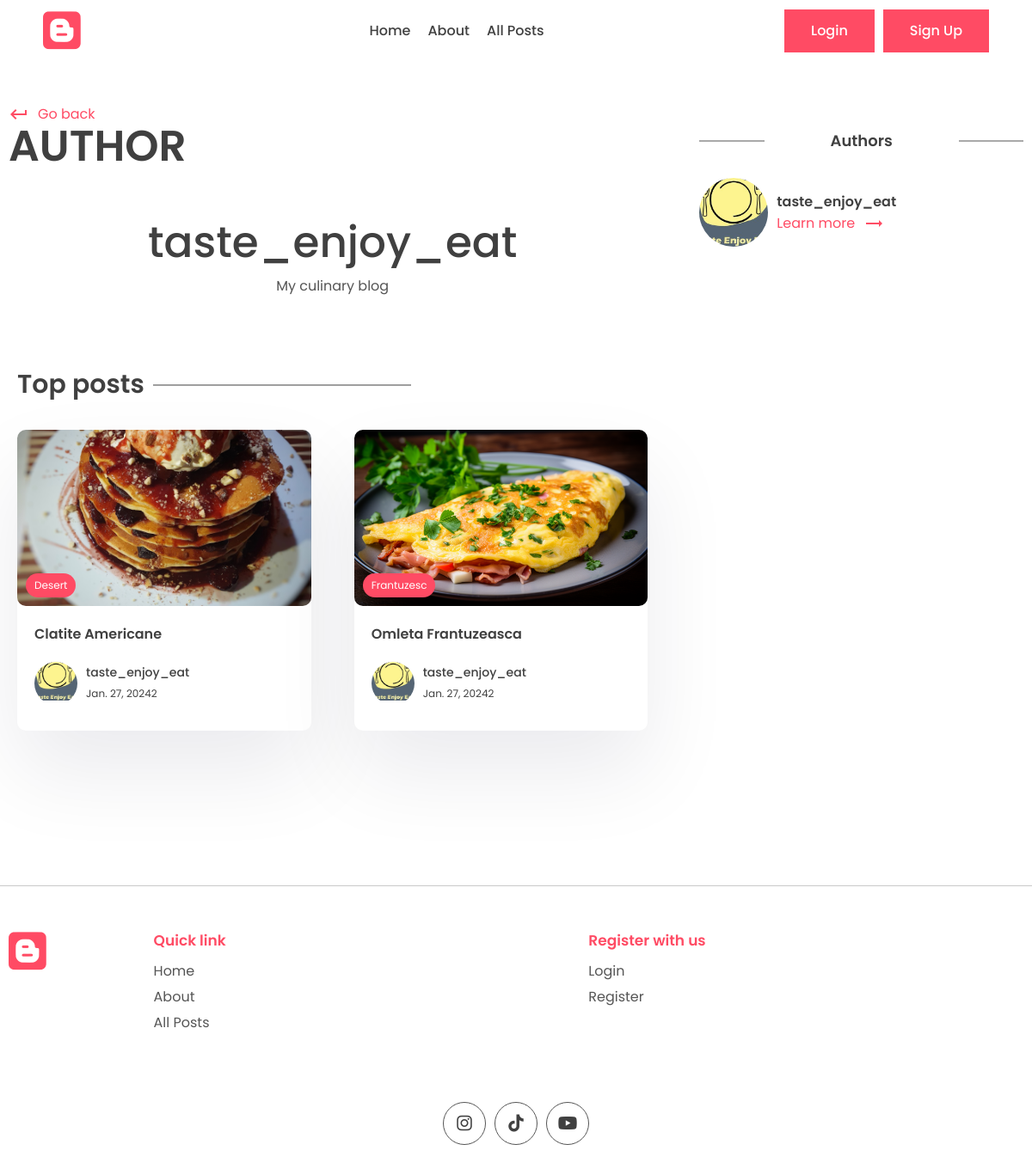
/author/taste_enjoy_eat, run on the app's committed database.
### app/models.py (models this page shows, shortened)
class Profile(models.Model):
    user = models.OneToOneField(User, on_delete=models.CASCADE)
    profile_image = models.ImageField(null=True, blank=True, upload_to="images/")
    slug = models.SlugField(max_length=200, unique=True)
    bio = models.TextField(null=True, blank=True)

class Post(models.Model):
    title = models.CharField(max_length=200)
    content = models.TextField()
    last_updated = models.DateTimeField(auto_now=True)
    slug = models.SlugField(max_length=200, unique=True)
    image = models.ImageField(null=True, blank=True, upload_to="images/")
    tags = models.ManyToManyField(Tag, blank=True, related_name='post')
    view_count = models.IntegerField(null=True, blank=True)
    is_featured = models.BooleanField(default=False)    # to show recommended posts
    author = models.ForeignKey(User, on_delete=models.CASCADE, null=True, blank=True)
    bookmark = models.ManyToManyField(User, related_name='bookmarks', default=None, blank=True)
    likes = models.ManyToManyField(User, related_name='post_like', default=None, blank=True)

class Tag(models.Model):
    name = models.CharField(max_length=100)
    description = models.CharField(max_length=100)
    slug = models.SlugField(max_length=200, unique=True)

### app/views.py (the view)
# urls.py: path('author/<slug:slug>', views.author_page, name='author_page'),
def author_page(request, slug):
    profile = Profile.objects.get(slug=slug)
    top_posts = Post.objects.filter(author=profile.user).order_by('-view_count')[0:2]
    recent_posts = Post.objects.filter(author=profile.user).order_by('-last_updated')[0:2]
    top_authors = User.objects.annotate(number=Count('post')).order_by('number')
    context = {
        'profile': profile,
        'top_posts': top_posts,
        'recent_posts': recent_posts,
        'top_authors': top_authors
    }
    return render(request, 'app/author.html', context)

### app/templates/app/author.html (shortened to what this page needs)
{% extends 'base.html' %}
{%  block content %}
      <div class="container">
        <div class="layout">
          <div class="left">
            <div class="page-top">
              <div class="top flex">
                <div class="page-name">
                  <a class="learn" href="{% url 'home_page' %}" >
                    <span class="material-icons"> keyboard_return </span> Go
                    back
                  </a>
                  <h1>Author</h1>
                </div>
              </div>
            </div>
            <center>
              <div class="typo">
                <h1 class="title">{{ profile.user.first_name }}</h1>
                <p>
                  {{ profile.bio }}
                </p>
              </div>
            </center>
            <section class="sp">
              <div class="container">
                <h1 class="sec-title">Top posts</h1>
                <div class="grid-2 blog">
                    {% for post in top_posts %}
                  <a href="{% url 'post_page' post.slug %}">
                    <div class="card">
                      <div class="post-img">
                        <img src="{{ post.image.url }}" alt="" />
                        <div class="tag">{{ post.tags.all.0.name }}</div>
                      </div>
                      <div class="card-content">
                        <h3>
                          {{ post.title }}
                        </h3>
                        <div class="author">
                          <div class="profile-pic">
                            <img src="{{ post.author.profile.profile_image.url }}" alt="" />
                          </div>
                          <div class="details">
                            <p>{{ post.author.first_name }}</p>
                            <small>{{ post.last_updated|date }}2</small>
                          </div>
                        </div>
                      </div>
                    </div>
                  </a>
                        {% empty %}
                        <p>No top posts</p>
                    {% endfor %}
                </div>
              </div>
            </section>
          </div>
          <div class="right">
            <div class="block">
              <h2 class="title2">Authors</h2>
                {% for author in top_authors %}
              <div class="recent-post other-author">
                <div class="rounded-img">
                  <img src="{{ author.profile.profile_image.url }}" alt="" />
                </div>
                <div class="recent-content">
                  <h3>
                    {{ author.first_name }}
                  </h3>
                  <a class="learn" href="{% url 'author_page' author.profile.slug %}">Learn more
                    <span class="material-icons"> trending_flat </span></a
                  >
                </div>
              </div>
                {% endfor %}
            </div>
            </div>
        </div>
      </div>
{% endblock content %}

### app/static/app/style.css (style rules this page uses)
* { margin: 0; padding: 0; box-sizing: border-box; text-decoration: none; border: none; outline: none; list-style: none; font-family: "Poppins", sans-serif; color: var(--black); }
:root { --red: #ff4b64; --black: #404040; --des: #555555; --shadow: #ffffff1a 0px 1px 1px 0px inset, #32325d40 0px 50px 100px -20px, #0000004d 0px 30px 60px -30px; --shadow2: rgba(17, 12, 46, 0.084) 0px 48px 100px 0px; }
html { font-size: 62.5%; }
[class*="grid"] { display: grid; }
img { width: 100%; }
.container { max-width: 1220px; margin: auto; padding: 0 10px; }
p, a { font-size: 1.6rem; color: var(--des); }
.typo { width: 50%; margin-top: 5rem; }
.title { font-size: 5rem; font-weight: 500; }
.sp { padding: 8rem 0; }
.grid-2 { grid-template-columns: 1.3fr 1fr; align-items: center; }
.post-img { height: 40rem; width: 100%; overflow: hidden; border-radius: 1rem; }
.post-img img { height: 100%; object-fit: cover; object-position: center; }
.learn { display: flex; align-items: center; gap: 1rem; color: var(--red); margin-top: 2rem; }
.learn span { color: #ff4b64; }
.sec-title { font-size: 3rem; font-weight: 600; position: relative; width: fit-content; margin-bottom: 3rem; }
.sec-title::after { content: ""; position: absolute; right: -31rem; height: 1px; width: 30rem; background: var(--black); top: 50%; transform: translateY(-50%); }
.card { background: white; box-shadow: var(--shadow2); border-radius: 1rem; cursor: pointer; transition: 0.3s; }
.post-img { position: relative; }
.tag { position: absolute; bottom: 1rem; left: 1rem; background: var(--red); color: white; border-radius: 5rem; padding: 0.5rem 1rem; font-size: 1.2rem; }
.card-content { padding: 2rem; padding-bottom: 3rem; }
.card h3 { font-size: 1.6rem; font-weight: 600; }
.card .post-img { width: 100%; height: unset; aspect-ratio: 1/0.6; }
.author { display: flex; align-items: center; gap: 1rem; margin-top: 2rem; }
.profile-pic { width: 5rem; aspect-ratio: 1/1; border-radius: 50%; overflow: hidden; }
.author p { color: var(--black); font-weight: 500; font-size: 1.4rem; }
.author small { color: var(--black); font-size: 1.2rem; }
.layout { display: flex; gap: 5rem; }
.left { width: 100%; height: 100%; }
.right { position: sticky; top: 70px; height: 100%; width: 50%; }
.page-name h1 { font-size: 5rem; text-transform: uppercase; font-weight: 600; line-height: 5rem; }
.flex { display: flex; align-items: flex-end; justify-content: space-between; }
.left .typo { width: 100%; }
.blog { grid-template-columns: 1fr 1fr; gap: 5rem; }
.title2 { position: relative; font-size: 1.8rem; text-align: center; font-weight: 600; margin-bottom: 3rem; }
.title2::before { content: ""; position: absolute; height: 1px; width: 20%; background: var(--des); left: 0; top: 50%; transform: translateY(-50%); }
.title2::after { content: ""; position: absolute; height: 1px; width: 20%; background: var(--des); right: 0; top: 50%; transform: translateY(-50%); }
.block { margin-top: 5rem; }
.rounded-img { width: 8rem; aspect-ratio: 1/1; overflow: hidden; border-radius: 50%; }
.rounded-img img { width: 100%; height: 100%; object-fit: cover; object-position: center; }
.recent-post { display: grid; align-items: center; gap: 1rem; margin-top: 3rem; grid-template-columns: auto 1fr; }
.recent-post .learn { margin-top: 0rem; }
.recent-post h3 { font-size: 1.6rem; font-weight: 600; }

### data on the page
Profile: user.first_name "taste_enjoy_eat", bio "My culinary blog"
Post: image (picture), tags.all.0.name "Desert", title "Clatite Americane", author.profile.profile_image (picture), author.first_name "taste_enjoy_eat", last_updated "Jan. 27, 2024"
Post: image (picture), tags.all.0.name "Frantuzesc", title "Omleta Frantuzeasca", author.profile.profile_image (picture), author.first_name "taste_enjoy_eat", last_updated "Jan. 27, 2024"

### other printed values
{{ author.first_name }} "taste_enjoy_eat"
